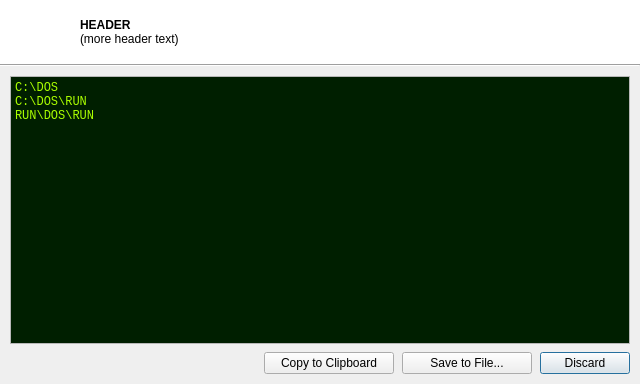
<?xml version="1.0" encoding="UTF-8"?>
<ui version="4.0">
 <class>LogViewDialog</class>
 <widget class="QDialog" name="LogViewDialog">
  <property name="windowModality">
   <enum>Qt::ApplicationModal</enum>
  </property>
  <property name="geometry">
   <rect>
    <x>0</x>
    <y>0</y>
    <width>640</width>
    <height>384</height>
   </rect>
  </property>
  <property name="minimumSize">
   <size>
    <width>640</width>
    <height>384</height>
   </size>
  </property>
  <property name="windowTitle">
   <string>Log View</string>
  </property>
  <property name="windowIcon">
   <iconset resource="../res/Icons.qrc">
    <normaloff>:/icons/application_xp_terminal.png</normaloff>:/icons/application_xp_terminal.png</iconset>
  </property>
  <layout class="QVBoxLayout" name="verticalLayout_2">
   <property name="spacing">
    <number>0</number>
   </property>
   <property name="margin">
    <number>0</number>
   </property>
   <item>
    <layout class="QVBoxLayout" name="baseLayout">
     <property name="spacing">
      <number>0</number>
     </property>
     <item>
      <widget class="QFrame" name="headerFrame">
       <property name="minimumSize">
        <size>
         <width>0</width>
         <height>64</height>
        </size>
       </property>
       <property name="maximumSize">
        <size>
         <width>16777215</width>
         <height>64</height>
        </size>
       </property>
       <property name="palette">
        <palette>
         <active>
          <colorrole role="Base">
           <brush brushstyle="SolidPattern">
            <color alpha="255">
             <red>255</red>
             <green>255</green>
             <blue>255</blue>
            </color>
           </brush>
          </colorrole>
          <colorrole role="Window">
           <brush brushstyle="SolidPattern">
            <color alpha="255">
             <red>255</red>
             <green>255</green>
             <blue>255</blue>
            </color>
           </brush>
          </colorrole>
         </active>
         <inactive>
          <colorrole role="Base">
           <brush brushstyle="SolidPattern">
            <color alpha="255">
             <red>255</red>
             <green>255</green>
             <blue>255</blue>
            </color>
           </brush>
          </colorrole>
          <colorrole role="Window">
           <brush brushstyle="SolidPattern">
            <color alpha="255">
             <red>255</red>
             <green>255</green>
             <blue>255</blue>
            </color>
           </brush>
          </colorrole>
         </inactive>
         <disabled>
          <colorrole role="Base">
           <brush brushstyle="SolidPattern">
            <color alpha="255">
             <red>255</red>
             <green>255</green>
             <blue>255</blue>
            </color>
           </brush>
          </colorrole>
          <colorrole role="Window">
           <brush brushstyle="SolidPattern">
            <color alpha="255">
             <red>255</red>
             <green>255</green>
             <blue>255</blue>
            </color>
           </brush>
          </colorrole>
         </disabled>
        </palette>
       </property>
       <property name="autoFillBackground">
        <bool>true</bool>
       </property>
       <property name="frameShape">
        <enum>QFrame::NoFrame</enum>
       </property>
       <layout class="QHBoxLayout" name="horizontalLayout_2">
        <property name="margin">
         <number>3</number>
        </property>
        <item>
         <layout class="QHBoxLayout" name="horizontalLayout">
          <item>
           <widget class="QLabel" name="headerIcon">
            <property name="minimumSize">
             <size>
              <width>56</width>
              <height>56</height>
             </size>
            </property>
            <property name="maximumSize">
             <size>
              <width>56</width>
              <height>56</height>
             </size>
            </property>
            <property name="text">
             <string/>
            </property>
            <property name="pixmap">
             <pixmap resource="../res/Images.qrc">:/images/HeaderIcon_LogFile.png</pixmap>
            </property>
            <property name="scaledContents">
             <bool>true</bool>
            </property>
           </widget>
          </item>
          <item>
           <spacer name="headerSpacer">
            <property name="orientation">
             <enum>Qt::Horizontal</enum>
            </property>
            <property name="sizeType">
             <enum>QSizePolicy::Fixed</enum>
            </property>
            <property name="sizeHint" stdset="0">
             <size>
              <width>15</width>
              <height>20</height>
             </size>
            </property>
           </spacer>
          </item>
          <item>
           <widget class="QLabel" name="headerText">
            <property name="text">
             <string notr="true">&lt;b&gt;HEADER&lt;/b&gt;&lt;br&gt;(more header text)</string>
            </property>
           </widget>
          </item>
         </layout>
        </item>
       </layout>
      </widget>
     </item>
     <item>
      <widget class="QFrame" name="horizontalBar">
       <property name="minimumSize">
        <size>
         <width>0</width>
         <height>2</height>
        </size>
       </property>
       <property name="maximumSize">
        <size>
         <width>16777215</width>
         <height>2</height>
        </size>
       </property>
       <property name="frameShape">
        <enum>QFrame::HLine</enum>
       </property>
       <property name="frameShadow">
        <enum>QFrame::Sunken</enum>
       </property>
      </widget>
     </item>
     <item>
      <layout class="QGridLayout" name="gridLayout">
       <property name="margin">
        <number>10</number>
       </property>
       <property name="spacing">
        <number>8</number>
       </property>
       <item row="0" column="0" colspan="4">
        <widget class="QPlainTextEdit" name="textEdit">
         <property name="palette">
          <palette>
           <active>
            <colorrole role="Text">
             <brush brushstyle="SolidPattern">
              <color alpha="255">
               <red>170</red>
               <green>255</green>
               <blue>0</blue>
              </color>
             </brush>
            </colorrole>
            <colorrole role="Base">
             <brush brushstyle="SolidPattern">
              <color alpha="255">
               <red>0</red>
               <green>31</green>
               <blue>0</blue>
              </color>
             </brush>
            </colorrole>
           </active>
           <inactive>
            <colorrole role="Text">
             <brush brushstyle="SolidPattern">
              <color alpha="255">
               <red>170</red>
               <green>255</green>
               <blue>0</blue>
              </color>
             </brush>
            </colorrole>
            <colorrole role="Base">
             <brush brushstyle="SolidPattern">
              <color alpha="255">
               <red>0</red>
               <green>31</green>
               <blue>0</blue>
              </color>
             </brush>
            </colorrole>
           </inactive>
           <disabled>
            <colorrole role="Text">
             <brush brushstyle="SolidPattern">
              <color alpha="255">
               <red>120</red>
               <green>120</green>
               <blue>120</blue>
              </color>
             </brush>
            </colorrole>
            <colorrole role="Base">
             <brush brushstyle="SolidPattern">
              <color alpha="255">
               <red>240</red>
               <green>240</green>
               <blue>240</blue>
              </color>
             </brush>
            </colorrole>
           </disabled>
          </palette>
         </property>
         <property name="font">
          <font>
           <family>Lucida Console</family>
          </font>
         </property>
         <property name="cursor" stdset="0">
          <cursorShape>ArrowCursor</cursorShape>
         </property>
         <property name="plainText">
          <string notr="true">C:\DOS
C:\DOS\RUN
RUN\DOS\RUN
</string>
         </property>
         <property name="textInteractionFlags">
          <set>Qt::NoTextInteraction</set>
         </property>
        </widget>
       </item>
       <item row="1" column="3">
        <widget class="QPushButton" name="buttonDiscard">
         <property name="minimumSize">
          <size>
           <width>90</width>
           <height>0</height>
          </size>
         </property>
         <property name="text">
          <string>Discard</string>
         </property>
         <property name="icon">
          <iconset resource="../res/Icons.qrc">
           <normaloff>:/icons/cross.png</normaloff>:/icons/cross.png</iconset>
         </property>
         <property name="iconSize">
          <size>
           <width>16</width>
           <height>16</height>
          </size>
         </property>
        </widget>
       </item>
       <item row="1" column="2">
        <widget class="QPushButton" name="buttonSave">
         <property name="minimumSize">
          <size>
           <width>130</width>
           <height>0</height>
          </size>
         </property>
         <property name="text">
          <string>Save to File...</string>
         </property>
         <property name="icon">
          <iconset resource="../res/Icons.qrc">
           <normaloff>:/icons/disk.png</normaloff>:/icons/disk.png</iconset>
         </property>
         <property name="iconSize">
          <size>
           <width>16</width>
           <height>16</height>
          </size>
         </property>
        </widget>
       </item>
       <item row="1" column="0">
        <spacer name="horizontalSpacer">
         <property name="orientation">
          <enum>Qt::Horizontal</enum>
         </property>
         <property name="sizeHint" stdset="0">
          <size>
           <width>40</width>
           <height>20</height>
          </size>
         </property>
        </spacer>
       </item>
       <item row="1" column="1">
        <widget class="QPushButton" name="buttonCopy">
         <property name="minimumSize">
          <size>
           <width>130</width>
           <height>0</height>
          </size>
         </property>
         <property name="text">
          <string>Copy to Clipboard</string>
         </property>
         <property name="icon">
          <iconset resource="../res/Icons.qrc">
           <normaloff>:/icons/paste_plain.png</normaloff>:/icons/paste_plain.png</iconset>
         </property>
         <property name="iconSize">
          <size>
           <width>16</width>
           <height>16</height>
          </size>
         </property>
        </widget>
       </item>
      </layout>
     </item>
    </layout>
   </item>
  </layout>
 </widget>
 <resources>
  <include location="../res/Icons.qrc"/>
  <include location="../res/Images.qrc"/>
  <include location="../res/Images.qrc"/>
  <include location="../res/Images.qrc"/>
  <include location="../res/Images.qrc"/>
  <include location="../res/Images.qrc"/>
  <include location="../res/Images.qrc"/>
 </resources>
 <connections>
  <connection>
   <sender>buttonDiscard</sender>
   <signal>clicked()</signal>
   <receiver>LogViewDialog</receiver>
   <slot>reject()</slot>
   <hints>
    <hint type="sourcelabel">
     <x>584</x>
     <y>489</y>
    </hint>
    <hint type="destinationlabel">
     <x>319</x>
     <y>255</y>
    </hint>
   </hints>
  </connection>
 </connections>
</ui>
